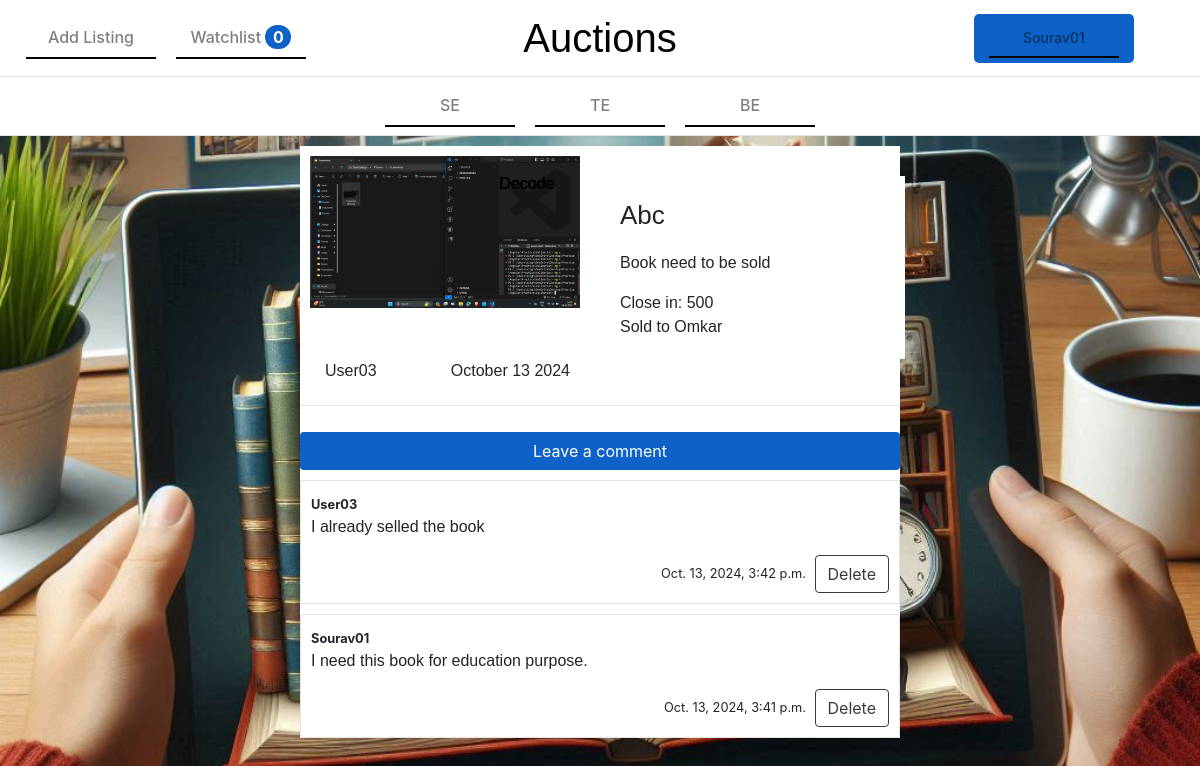
/auction/26 (signed in), run on the app's committed database.
### auctions/models.py (models this page shows, shortened)
class User(AbstractUser):
    pass

class Person(models.Model):
    person = models.CharField(max_length=60)
    category = models.ManyToManyField('Category', blank=True, null=True)
    def __str__(self):
        return self.person

class Auction(models.Model):
    user = models.ForeignKey('User', on_delete=models.CASCADE, related_name='user_who_make_the_auction')
    title = models.CharField(max_length=100)
    description = models.TextField()
    person = models.ForeignKey('Person', on_delete=models.CASCADE, related_name='person_to_use', default=1)
    category = models.ForeignKey('Category', on_delete=models.CASCADE, related_name='category_for_the_auction', default=3)
    starting_bid = models.IntegerField()
    comments = models.ManyToManyField('Comment', related_name='comments_in_the_auction', blank=True)
    bids = models.ManyToManyField('Bid', related_name='bids_in_the_auction', blank=True)
    last_bid = models.ForeignKey('Bid', on_delete=models.CASCADE, related_name='last_bid_for_the_auction', blank=True, null=True)
    date = models.DateTimeField(default=timezone.now)
    image = models.ImageField(upload_to='images', blank=True, null=True)
    closed = models.BooleanField(default=False)
    def datepublished(self):
        return self.date.strftime('%B %d %Y')

class Category(models.Model):
    name = models.CharField(max_length=50)
    def __str__(self):
        return self.name

class Bid(models.Model):
    user = models.ForeignKey('User', on_delete=models.CASCADE, related_name='user_who_make_the_bid')
    auction = models.ForeignKey('Auction', on_delete=models.CASCADE, related_name='auction_for_the_bid')
    bid = models.IntegerField()
    date = models.DateTimeField(default=timezone.now)
    def __str__(self):
        return '%s' % (self.bid)

class Comment(models.Model):
    user = models.ForeignKey('User', on_delete=models.CASCADE, related_name='user_who_make_the_comment')
    comment = models.TextField()
    date = models.DateTimeField(default=timezone.now)

### auctions/views.py (the view)
# urls.py: path("auction/<str:auction>", views.auction_view, name="auction_view"),
def auction_view(request, auction):
    if request.method == 'GET':
        persons = Person.objects.all()
        if request.user.id is None:
            return redirect('login')
        my_watchlist = PersonalWatchlist.objects.get(user=request.user)
        totalAuctions = my_watchlist.auctions.count()
        auction = Auction.objects.get(id=auction)
        comments = auction.comments.all().order_by('id').reverse()
        context = {
            'auction': auction,
            'my_watchlist': my_watchlist,
            'persons': persons,
            'comments': comments,
            'totalAuctions':totalAuctions,
        }
        return render(request, 'auctions/auction_view.html', context)

### auctions/templates/auctions/auction_view.html (shortened to what this page needs)
{% extends "auctions/layout.html" %}
{% load static %}
{% block body %}
<div class="auction-container">
    <div class="row" id="product">
        <div class="col-lg-6 img-product">
                <img class="img-fluid" src="{{auction.image.url}}" alt="connect" style="max-height:600px">
                <p class="product product-description product-user">{{auction.user|title}}</p>
                <p class="product product-description product-category"><a class="nav-link category-link" href="{% url 'category' category=auction.category.name person=auction.person.person %}">{{auction.category}}</a></p>
                <p class="product product-description product-date">{{auction.datepublished}}</p>
        </div>
        <div class="col-lg-6 acution-description">
            <p class="product-title">{{auction.title}}</p>
            <p class="product-description">{{auction.description}}</p>
            {% if auction.closed == False %}
                {% if auction.last_bid %}
                    <p id="lastBid" class="lastBid{{auction.id}} product-description product" value="{{auction.last_bid.bid}}">Current Bid: {{auction.last_bid.bid}}</p>
                {% else %}
                    <p id="initialBid" class="lastBid{{auction.id}} product-description product" value="{{auction.starting_bid}}">Initial Bid: {{auction.starting_bid}}</p>
                {% endif %}
            {% else %}
                <p id="initialBid" class="lastBid{{auction.id}} product-description product" value="{{auction.starting_bid}}">Close in: {{auction.last_bid}}</p>
                {% if auction.last_bid.user.username == request.user.username %}
                    <p class="product-description product">You win this listing</p>
                {% else %}
                    <p class="product-description product">Sold to {{auction.last_bid.user.username|title}}</p>
                {% endif %}
            {% endif %}
        </div>
    </div>
    <hr>
    <div>
        <div class="btn-middle">
            <button type="button" class="btn btn-auction btn-send-comment" data-toggle="modal" data-target="#create">Leave a comment</button>
        </div>
        {% if comments %}
        <div id="commentsList">
            {% for comment in comments %}
                <div id="comment{{comment.id}}" class="comment">
                    <small><strong>{{comment.user|title}}</strong></small>
                    <p class="comment-cont">{{comment.comment}}</p>
                    <div class="btn-right">
                        <form id="deleteComment" data-comment='{{comment.id}}' action="{% url 'delete_comment' comment=comment.id %}">
                            <small style="margin-right: 4px;">{{comment.date}}</small>
                            <button class="btn btn-outline-dark" type="submit">Delete</button>
                        </form>
                    </div>
                </div>
            {% endfor %}
        </div>
        {% endif %}
    </div>
</div>
{% endblock %}

### auctions/templates/auctions/layout.html (shortened to what this page needs)
{% load static %}
<!DOCTYPE html>
<html lang="en">
    <head>
        <link rel="stylesheet" href="https://stackpath.bootstrapcdn.com/bootstrap/4.4.1/css/bootstrap.min.css">
        <link href="{% static 'auctions/main.css' %}" rel="stylesheet">
        <link rel="stylesheet" href="https://cdnjs.cloudflare.com/ajax/libs/font-awesome/4.7.0/css/font-awesome.min.css">
    </head>
    <body>
        <nav class="navbar navbar-expand-md navbar-light nav-top">
            <div class="navbar-collapse collapse w-100 order-1 order-md-0 dual-collapse2">
                <ul class="navbar-nav mr-auto">
                    {% if user.is_authenticated %}
                        <li class="nav-item">
                            <a class="nav-link" href="{% url 'add_auction' %}">Add Listing</a>
                        </li>
                        <li class="nav-item">
                            <a class="nav-link" href="{% url 'watchlist' %}">Watchlist <span id="watchListTotal">{{totalAuctions}}</span></a>
                        </li>
                    {% endif %}
                </ul>
            </div>
            <div class="mx-auto order-0">
                <a class="name-page" href="{% url 'index' %}">Auctions</a>
            </div>
            <div class="navbar-collapse collapse w-100 order-3 dual-collapse2">
                <ul class="navbar-nav ml-auto login-register-style">
                    {% if user.is_authenticated %}
                    <li class="nav-item dropdown">
                        <a class="nav-link" href="#" id="navbarDropdown" role="button" data-toggle="dropdown" aria-haspopup="true" aria-expanded="false">
                            {{user.username|title}}
                        </a>
                    </li>
                    {% endif %}
                </ul>
            </div>
        </nav>
        {% if persons %}
        <nav class="navbar navbar-expand navbar-light categories">
            <div class="">
                <ul class="navbar-nav ml-auto">
                    {% for person in persons %}
                    <li class="nav-item dropdown">
                        <a class="nav-link" href="#" id="navbarDropdown" role="button" data-toggle="dropdown" aria-haspopup="true" aria-expanded="false">
                          {{person}}
                        </a>
                    </li>
                    {% endfor %}
                </ul>
            </div>
        </nav>
        {% endif %}
        <div class="middle">
            {% block body %}
            {% endblock %}
        </div>
    </body>
</html>

### auctions/static/auctions/main.css (style rules this page uses)
html { height: 100%; }
body { height: 100%; width: 100%; background-image: url("./background-image.jpeg"); background-size: cover; background-repeat: no-repeat; background-position: center center; }
.name-page { font-size: 40px; font-family: Arial, Helvetica, sans-serif; color: black; }
.comment { background-color: white; border: 1px solid #e3e3e3; padding: 10px; margin-bottom: 10px; }
#watchListTotal { background: #0e61c7; border-radius: 0.8em; display: inline-block; font-weight: bold; text-align: center; width: 26px; color: white; }
#product { padding: 10px; }
.product-title { font-family: Arial, Helvetica, sans-serif; font-size: 26px; }
.product-description { font-family: Arial, Helvetica, sans-serif; }
.product-category { position: absolute; top: 8px; right: 30px; }
.product-user { position: absolute; bottom: -4px; left: 30px; }
.product-date { position: absolute; bottom: -4px; right: 30px; }
.category-link { color: black !important; text-shadow: 1px 0px 0px #000000; }
.product { margin: 0px !important; }
.acution-description { background-color: white; margin-top: 20px; margin-bottom: 20px; padding: 20px; }
.nav-top { border-bottom: 1px solid #e3e3e3; }
.categories { border-bottom: 1px solid #e3e3e3; margin-bottom: 10px; background-color: white !important; }
.btn-auction { margin-top: 10px; background-color: #0e61c7; color: white; }
.dropdown { list-style: none !important; }
.btn-right { text-align: right; }
.btn-auction { width: 100%; }
.btn-middle { text-align: center; }
.btn-send-comment { margin-bottom: 10px; }
.comment-cont { font-family: Arial, Helvetica, sans-serif; }
.navbar { display: flex; justify-content: center; align-items: center; font-size: 16px; font-weight: 500; background-color: white; }
.navbar-nav .nav-item .nav-link { width: 130px; text-align: center; margin: 0 10px; border-bottom: 2px solid black; font-weight: 500; }
.img-fluid { max-width: 270px !important; object-fit: cover; height: auto; }
.login-register-style { display: grid; gap: 10px; grid-template-columns: 1fr 1fr; width: 210px; text-align: center; }
.login-register-style .nav-item { color: black; background-color: #0E61C7; }
.login-register-style li { padding: 5px; border-radius: 5px; }
.login-register-style li a { font-size: 14px; font-weight: 400; color: black; text-decoration: none; }
.auction-container { display: block; margin: 0 auto; background-color: white !important; width: 600px !important; justify-content: center; align-items: center; width: auto; }

### data on the page
User: username "Sourav01"
Person: person "SE"
Person: person "TE"
Person: person "BE"
Auction: image (picture), user "User03", category "Decode", datepublished "October 13 2024", title "Abc", description "Book need to be sold", last_bid "500", last_bid.user.username "Omkar"
Comment: user "User03", comment "I already selled the book", date "Oct. 13, 2024, 3:42 p.m."
Comment: user "Sourav01", comment "I need this book for education purpose.", date "Oct. 13, 2024, 3:41 p.m."

### other printed values
{{ totalAuctions }} "0"
